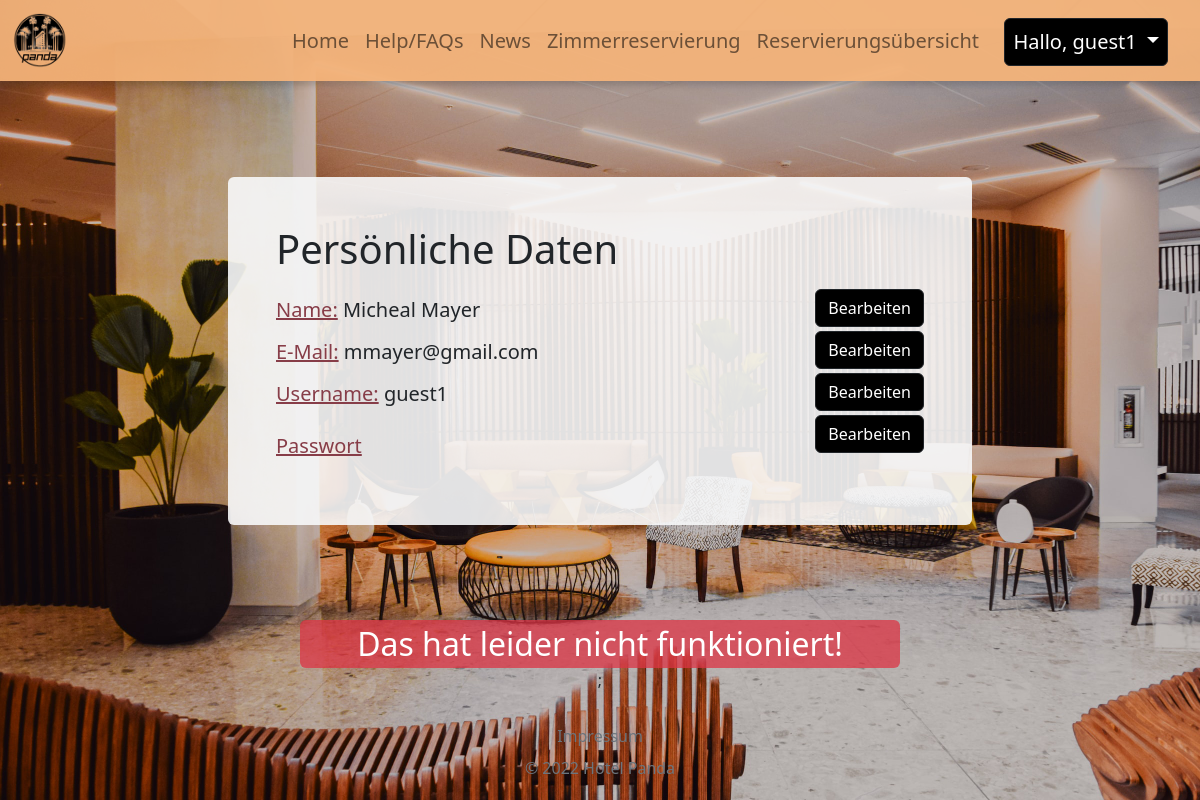
Screenshot of /index.php?page=profile&error=noChanges (signed in) with the database file from the repository.
### tables this page shows
CREATE TABLE `users` (
  `usersId` int(11) NOT NULL,
  `usersAnrede` varchar(128) NOT NULL,
  `usersVorname` varchar(255) NOT NULL,
  `usersNachname` varchar(255) NOT NULL,
  `usersEmail` varchar(255) NOT NULL,
  `usersUid` varchar(255) NOT NULL,
  `usersPassword` varchar(255) NOT NULL,
  `usersTyp` varchar(12) NOT NULL DEFAULT 'anonyme',
  `usersStatus` varchar(12) NOT NULL DEFAULT 'active',
  `oneAktiv_zeroInaktiv` tinyint(4) NOT NULL
);

### utils/roleinc.php (called while the page is built, shortened)
<?php
if(isset($_SESSION["userid"])){
    $userRole = $_SESSION["userrole"];
    switch($userRole){
        case "guest":
            $guest = true;
            break;
    }
}
else{
    $anon = true;
}
?>

### inc/profile.php (the view, shortened to what this page needs)
<?php
if (!isset($guest) || !$guest) {
  echo '<p class="fs-1 text-white lead">Bitte melden Sie mit Ihrem Benutzernamen an,<br> bevor Sie Ihre Stammdaten bearbeiten!</p> ';
  header('Refresh: 2; URL = index.php?page=login');
} else {
  if ($guest) {
    $usersId = $_SESSION["userid"];
  }
  include_once "./utils/dbaccess.php";
  $sql = "SELECT usersVorname, usersNachname, usersEmail, usersUid, usersPassword FROM users WHERE usersId='$usersId'";
  $result = mysqli_query($conn, $sql);
  if (mysqli_num_rows($result) > 0) {
    while ($row = mysqli_fetch_assoc($result)) {
       echo '
   <main class="container d-flex  justify-content-center h-100 align-items-center text-dark text-start">
  <div class=" col-lg-8  m-auto p-5 rounded bg-light lead fw-normal text-dark " style="--bs-bg-opacity: .9;">
    <p class="display-6">Persönliche Daten</p>
    <section class="d-flex w-100 justify-content-between align-items-center">
      <div>
        <span style="color: #873D48; text-decoration:underline;">Name:</span> ' . $row['usersVorname'] . ' ' . $row['usersNachname'] . '
      </div>
      <button class="btn btn-dark mb-1" data-bs-toggle="collapse" href="#ChangeName" role="button">Bearbeiten</a></button>
    </section>
    <section class=" d-flex w-100 justify-content-between align-items-center">
      <div>
      <span style="color: #873D48; text-decoration:underline;">E-Mail:</span> ' . $row["usersEmail"] . '</span>
      </div>
      <button class="btn btn-dark mb-1 " data-bs-toggle="collapse" href="#ChangeEmail" role="button">Bearbeiten</a></button>
    </section>
    <section class=" d-flex w-100 justify-content-between align-items-center">
      <div>
      <span style="color: #873D48; text-decoration:underline;">Username:</span> ' . $row['usersUid'] . '
      </div>
      <button class="btn btn-dark mb-1" data-bs-toggle="collapse" href="#ChangeUsername" role="button">Bearbeiten</a></button>
    </section>
    <section class=" d-flex w-100 justify-content-between align-items-center">
      <div>
      <span style="color: #873D48; text-decoration:underline;">Passwort</span>
  </div>
  <button class="btn btn-dark float-end mb-4 " data-bs-toggle="collapse" href="#ChangePassword" role="button">Bearbeiten</a></button>
  </section>
  </div>
</main>
  ';
    }
  }
}
if (isset($_GET["error"])) {
  echo '<div class="text-center text-white mx-auto fs-2 text-dark bg-danger bg-opacity-75 w-50 rounded">';
  echo "Das hat leider nicht funktioniert!<br>";
  echo "</div>;";
}

### res/css/styles.css (style rules this page uses)
:root { --main-color: #f6b47aec; --font-color: #0a1d25; --sec-color: #873D48; --ter-color: #b7f8f8; --faq-color: #ffe1c7; }
.btn { background-color: #000000; color: #ffffff !important; }
.bg-image { background-image: url("../img/welcome.jpg"); height: 100vh; background-size: cover; background-position: center; background-attachment: fixed; background-repeat: no-repeat; }

### rows the page displays
users: usersVorname "Micheal", usersNachname "Mayer", usersEmail "mmayer@gmail.com", usersUid "guest1"

### other values shown
$_SESSION["useruid"] "guest1"
